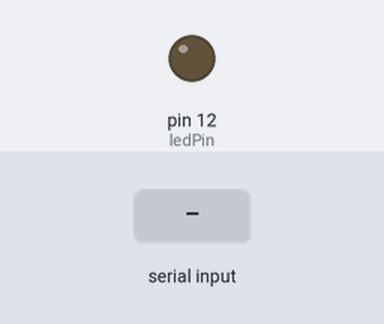
A sketch run on a simulated Arduino Uno, built with avr-gcc and run on an emulated ATmega328P. On the bench: output pins drawn as LEDs (lit = HIGH). Inputs (shaded band) come from the test bench.

Above: at 1.2 s.
1.3 s: "30,150\n" received over Serial
At 2.4 s:
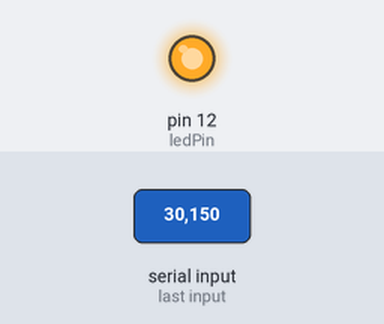
4.3 s: "90,45\n" received over Serial
7.3 s: "90\n" received over Serial
At 9.4 s:
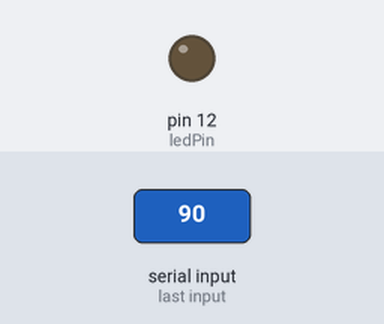
Timing chart, 0 to 10.9 s (numbered marks = the images above; inputs shaded):
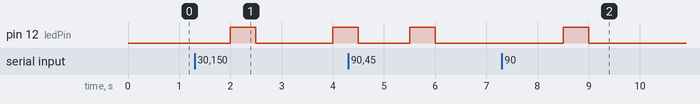

Measured:
- after the input at 1.3 s, pin 12 (ledPin): LOW → HIGH after 0.70 s, → LOW 0.50 s later, → HIGH 1.5 s later
- after the input at 7.3 s, pin 12 (ledPin): LOW → HIGH after 1.2 s, → LOW 0.50 s later

The sketch:

Arduino_raspi_ser.ino
```cpp
const int ledPin = 12;

void setup(){
  pinMode(ledPin, OUTPUT);
  Serial.begin(9600);
}

void loop(){
  if (Serial.available()) {
  light(Serial.read() - '0');
  }
  delay(500);
}

void light(int n){
  if (n != 1){
    digitalWrite(ledPin, HIGH);
  }
   if (n != 0){
    digitalWrite(ledPin, LOW);
  }
}
```
